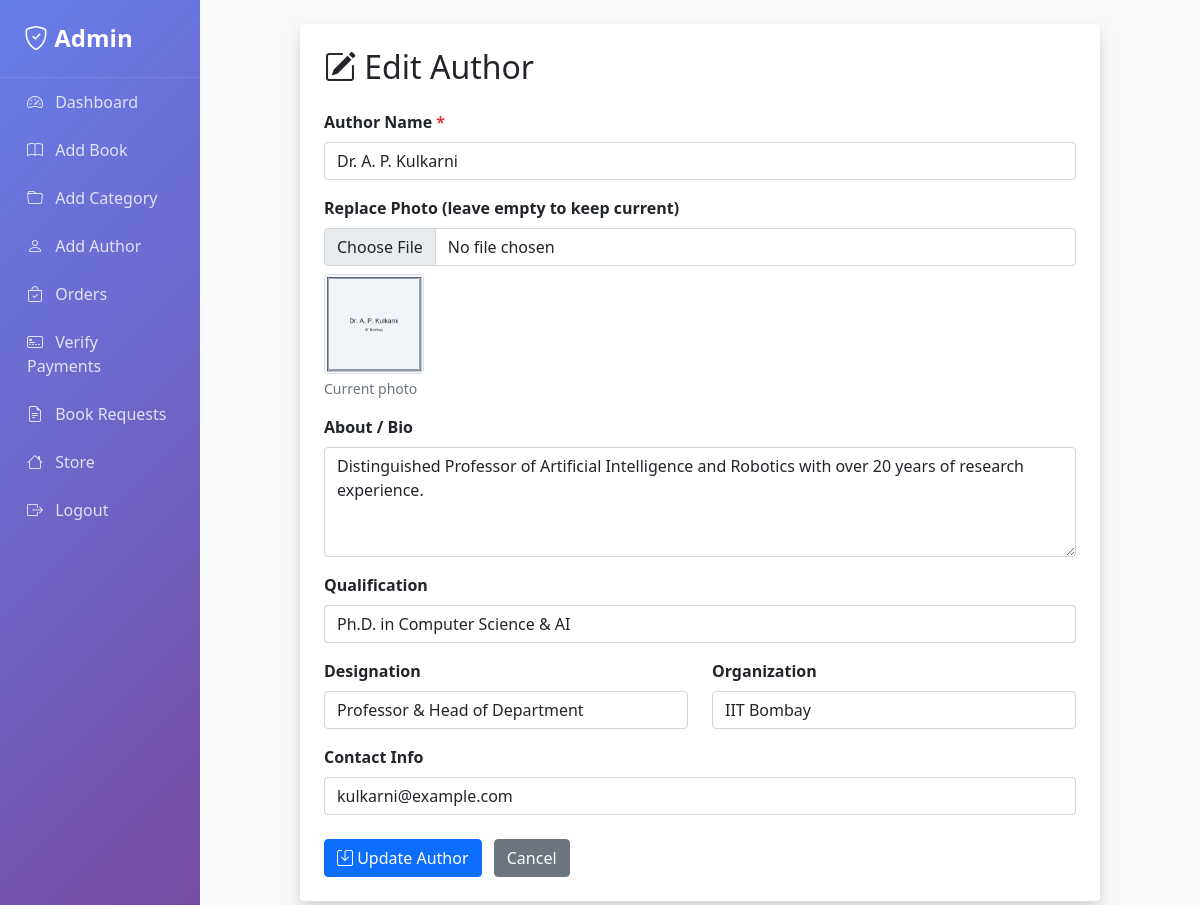
Screenshot of /edit-author.php?id=1 (signed in) with the database file from the repository.
### tables this page shows
CREATE TABLE IF NOT EXISTS `authors` (
  `id` INT(11) NOT NULL AUTO_INCREMENT,
  `user_id` INT(11) DEFAULT NULL,
  `name` VARCHAR(255) NOT NULL,
  `photo` VARCHAR(255) DEFAULT NULL,
  `about` TEXT DEFAULT NULL,
  `qualification` VARCHAR(255) DEFAULT NULL,
  `designation` VARCHAR(255) DEFAULT NULL,
  `organization` VARCHAR(255) DEFAULT NULL,
  `contact` VARCHAR(255) DEFAULT NULL,
  `created_at` TIMESTAMP DEFAULT CURRENT_TIMESTAMP,
  `updated_at` TIMESTAMP DEFAULT CURRENT_TIMESTAMP ON UPDATE CURRENT_TIMESTAMP,
  PRIMARY KEY (`id`),
  KEY `idx_authors_user_id` (`user_id`),
  CONSTRAINT `fk_author_user` FOREIGN KEY (`user_id`) REFERENCES `users` (`id`) ON DELETE SET NULL ON UPDATE CASCADE
);

### php/func-author.php (called while the page is built, shortened)
<?php
function get_author($con, $id){
   $sql  = "SELECT * FROM authors WHERE id=?";
   $stmt = $con->prepare($sql);
   $stmt->execute([$id]);
   if ($stmt->rowCount() > 0) {
   	  $author = $stmt->fetch();
   }else {
      $author = 0;
   }
   return $author;
}

### edit-author.php (the view, shortened to what this page needs)
<?php
$id = intval($_GET['id']);
include "db_conn.php";
include "php/func-author.php";
$author = get_author($conn, $id);
?>
<!DOCTYPE html>
<html lang="en">
<head>
    <link href="https://cdn.jsdelivr.net/npm/bootstrap@5.1.3/dist/css/bootstrap.min.css" rel="stylesheet">
    <link rel="stylesheet" href="https://cdn.jsdelivr.net/npm/bootstrap-icons@1.7.2/font/bootstrap-icons.css">
    <link rel="stylesheet" href="css/admin-style.css">
</head>
<body>
    <div class="container-fluid">
        <div class="row">
            <div class="col-md-2 admin-sidebar p-0">
                <div class="sidebar-header">
                    <h4><i class="bi bi-shield-check"></i> Admin</h4>
                </div>
                <nav class="nav flex-column">
                    <a class="nav-link" href="admin.php"><i class="bi bi-speedometer2"></i> Dashboard</a>
                    <a class="nav-link" href="add-book.php"><i class="bi bi-book"></i> Add Book</a>
                    <a class="nav-link" href="add-category.php"><i class="bi bi-folder"></i> Add Category</a>
                    <a class="nav-link" href="add-author.php"><i class="bi bi-person"></i> Add Author</a>
                    <a class="nav-link" href="admin-orders.php"><i class="bi bi-bag-check"></i> Orders</a>
                    <a class="nav-link" href="admin-verify-payments.php"><i class="bi bi-credit-card-2-front"></i> Verify Payments</a>
                    <a class="nav-link" href="admin-book-requests.php"><i class="bi bi-file-earmark-text"></i> Book Requests</a>
                    <a class="nav-link" href="index.php"><i class="bi bi-house"></i> Store</a>
                    <a class="nav-link" href="logout.php"><i class="bi bi-box-arrow-right"></i> Logout</a>
                </nav>
            </div>
            <div class="col-md-10 admin-content p-4">
                <div class="card shadow border-0" style="max-width: 50rem; margin: 0 auto;">
                    <div class="card-body p-4">
                        <h2 class="mb-4"><i class="bi bi-pencil-square"></i> Edit Author</h2>
                        <form action="php/edit-author.php" method="POST" enctype="multipart/form-data">
                            <div class="mb-3">
                                <label class="form-label fw-bold">Author Name <span class="text-danger">*</span></label>
                                <input type="text" class="form-control" name="name" value="<?= htmlspecialchars($author['name']) ?>" required>
                            </div>
                            <div class="mb-3">
                                <label class="form-label fw-bold">Replace Photo (leave empty to keep current)</label>
                                <input type="file" class="form-control" name="photo" accept="image/*">
                                <?php if (!empty($author['photo'])): ?>
                                    <div class="mt-2">
                                        <img src="uploads/author_photos/<?= $author['photo'] ?>" width="100" class="rounded border">
                                        <small class="d-block text-muted mt-1">Current photo</small>
                                    </div>
                                <?php endif; ?>
                            </div>
                            <div class="mb-3">
                                <label class="form-label fw-bold">About / Bio</label>
                                <textarea class="form-control" name="about" rows="4"><?= htmlspecialchars($author['about'] ?? '') ?></textarea>
                            </div>
                            <div class="mb-3">
                                <label class="form-label fw-bold">Qualification</label>
                                <input type="text" class="form-control" name="qualification" value="<?= htmlspecialchars($author['qualification'] ?? '') ?>">
                            </div>
                            <div class="row">
                                <div class="col-md-6 mb-3">
                                    <label class="form-label fw-bold">Designation</label>
                                    <input type="text" class="form-control" name="designation" value="<?= htmlspecialchars($author['designation'] ?? '') ?>">
                                </div>
                                <div class="col-md-6 mb-3">
                                    <label class="form-label fw-bold">Organization</label>
                                    <input type="text" class="form-control" name="organization" value="<?= htmlspecialchars($author['organization'] ?? '') ?>">
                                </div>
                            </div>
                            <div class="mb-4">
                                <label class="form-label fw-bold">Contact Info</label>
                                <input type="text" class="form-control" name="contact" value="<?= htmlspecialchars($author['contact'] ?? '') ?>">
                            </div>
                            <button type="submit" class="btn btn-primary"><i class="bi bi-save"></i> Update Author</button>
                            <a href="admin.php" class="btn btn-secondary ms-2">Cancel</a>
                        </form>
                    </div>
                </div>
            </div>
        </div>
    </div>
</body>
</html>

### css/admin-style.css (style rules this page uses)
.admin-sidebar { background: linear-gradient(135deg, #667eea 0%, #764ba2 100%); min-height: 100vh; box-shadow: 2px 0 10px rgba(0,0,0,0.1); }
.admin-sidebar .sidebar-header { padding: 1.5rem; border-bottom: 1px solid rgba(255,255,255,0.1); }
.admin-sidebar .sidebar-header h4 { color: white; font-weight: 600; margin: 0; }
.admin-sidebar .nav-link { color: rgba(255,255,255,0.8) !important; padding: 0.75rem 1.5rem; transition: all 0.3s; border-left: 3px solid transparent; }
.admin-sidebar .nav-link i { margin-right: 0.5rem; width: 20px; }
.admin-content { background: #f8f9fa; min-height: 100vh; }

### rows the page displays
authors: name "Dr. A. P. Kulkarni", photo (picture), about "Distinguished Professor of Artificial Intelligence and Robotics with over 20 years of research experience.", qualification "Ph.D. in Computer Science & AI", designation "Professor & Head of Department", organization "IIT Bombay", contact "kulkarni@example.com"
